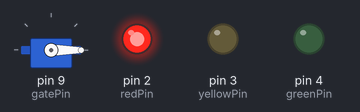
This sketch was run on a simulated Arduino Uno, built with avr-gcc and run on an emulated ATmega328P. Parts: servo, output pins drawn as LEDs (lit = HIGH).

Above: at 0.05 s.
At 6.0 s:
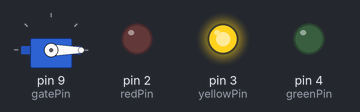
At 11.95 s:
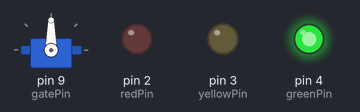
Timing chart, 0 to 15.6 s (numbered marks = the images above):
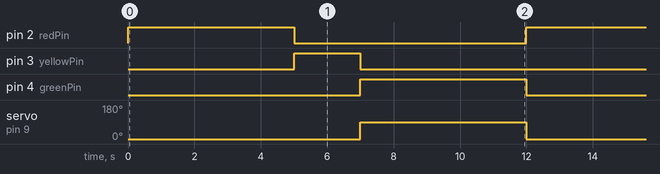

Measured:
- by itself, pin 2 (redPin), pin 4 (greenPin): alternates HIGH for 5.0 s and LOW for 7.0 s
- by itself, pin 3 (yellowPin): alternates HIGH for 2.0 s and LOW for 10.0 s
- by itself, servo on pin 9 (gatePin): alternates 90° for 5.0 s and 0° for 7.0 s

The sketch:

traffic-light.ino
```cpp
#include <Servo.h>

const int redPin = 2;
const int yellowPin = 3;
const int greenPin = 4;
const int gatePin = 9;

const int redDuration = 5000;
const int yellowDuration = 2000;
const int greenDuration = 5000;

Servo gateServo;


void setup() {
  pinMode(redPin, OUTPUT);
  pinMode(yellowPin, OUTPUT);
  pinMode(greenPin, OUTPUT);


  gateServo.attach(gatePin);  // Attaching the servo to the gatePin
  gateServo.write(0);         // Setting the initial position of the servo to 0 degrees (closed)
}

void loop() {
  // Red light
  digitalWrite(redPin, HIGH);
  gateServo.write(0);
  delay(redDuration);
  digitalWrite(redPin, LOW);

  // Yellow light
  digitalWrite(yellowPin, HIGH);
  gateServo.write(0);
  delay(yellowDuration);
  digitalWrite(yellowPin, LOW);

  // Green light
  digitalWrite(greenPin, HIGH);
  gateServo.write(90);
  delay(greenDuration);
  digitalWrite(greenPin, LOW);
}
```
